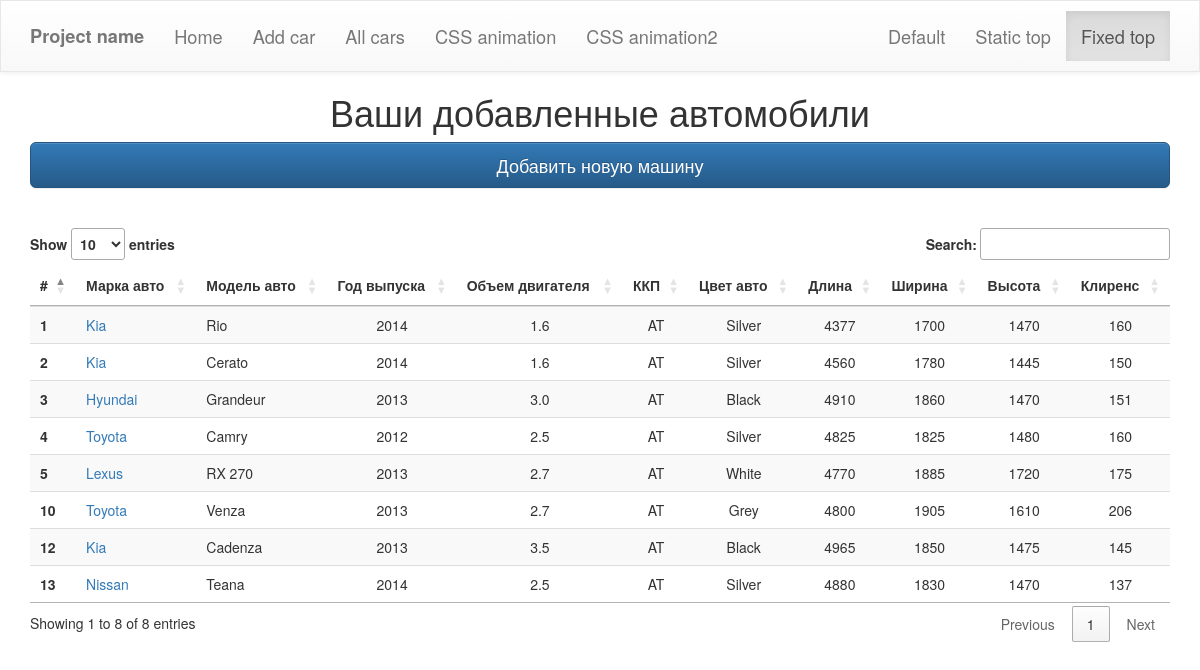
Page /car_table on the earlier database version.
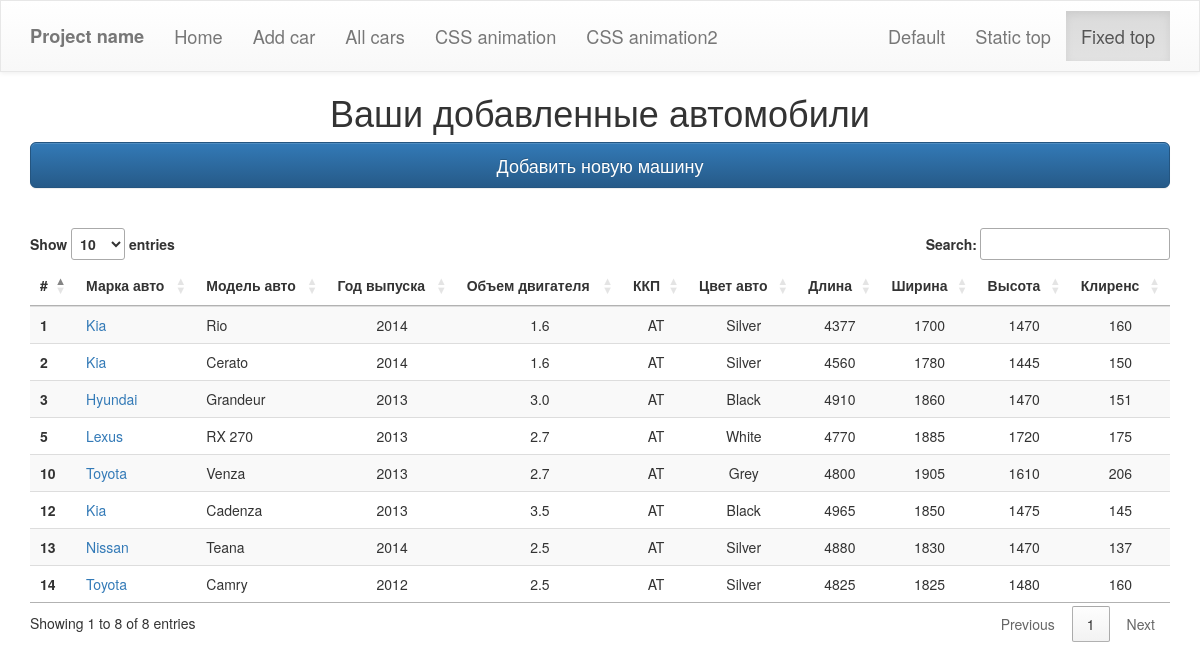
Same page on the later database version.
### car/models.py (models this page shows, shortened)
class Car(models.Model):
	name_auto = models.CharField(max_length=50)
	model_auto = models.CharField(max_length=100)
	year = models.IntegerField()
	color = models.CharField(max_length=50)
	engine_capacity = models.FloatField()
	transmission = models.CharField(max_length=50)
	length = models.CharField(max_length=15)
	width = models.CharField(max_length=15)
	height = models.CharField(max_length=15)
	clearance = models.CharField(max_length=15)
	class Meta():
		verbose_name = 'Машина'
		verbose_name_plural = 'Машины'

### car/views.py (the view)
# urls.py: path('car_table', views.car_table, name='car_table'),
def car_table(request):
    cars = Car.objects.all()
    return render(request, ('car/car_table.html'), {'cars': cars})

### car/templates/car/car_table.html (shortened to what this page needs)
{% extends 'base.html' %}
{% load static %}
{% block content %}
<div class="container">
    <center><h1 class="p-3">Ваши добавленные автомобили</h1></center>
    <a href="{% url 'car'  %}" class="btn btn-primary btn-lg btn-block" role="button">Добавить новую машину</a>
    <br><br>
    <div class="table-response">
        <table id="car_table" class="table table-striped">
          <thead>
            <tr>
                <th scope="col">#</th>
                <th scope="col">Марка авто</th>
                <th scope="col">Модель авто</th>
                <th scope="col">Год выпуска</th>
                <th scope="col">Объем двигателя</th>
                <th scope="col">ККП</th>
                <th scope="col">Цвет авто</th>
                <th scope="col">Длина</th>
                <th scope="col">Ширина</th>
                <th scope="col">Высота</th>
                <th scope="col">Клиренс</th>
            </tr>
          </thead>
          <tbody>
                {% for car in cars %}
            <tr>
                    <th scope="row">{{ car.id }}</th>
                    <td scope="row"><a href="{% url 'car_detail' car.id %}">{{ car.name_auto }}</a></td>
                    <td scope="row">{{ car.model_auto }}</td>
                    <td scope="row"><center>{{ car.year }}</center></td>
                    <td scope="row"><center>{{ car.engine_capacity }}</center></td>
                    <td scope="row"><center>{{ car.transmission }}</center></td>
                    <td scope="row"><center>{{ car.color }}</center></td>
                    <td scope="row"><center>{{ car.length }}</center></td>
                    <td scope="row"><center>{{ car.width }}</center></td>
                    <td scope="row"><center>{{ car.height }}</center></td>
                    <td scope="row"><center>{{ car.clearance }}</center></td>
            </tr>
                {% endfor %}
          </tbody>
        </table>
    </div>
</div>
{% endblock %}

### car/templates/base.html (shortened to what this page needs)
{% load static %}
<!DOCTYPE html>
<html lang="en">
<head>
    <link rel="stylesheet" href="https://stackpath.bootstrapcdn.com/bootstrap/3.4.1/css/bootstrap.min.css">
    <link rel="stylesheet" href="https://stackpath.bootstrapcdn.com/bootstrap/3.4.1/css/bootstrap-theme.min.css">    <link rel="stylesheet" href="//cdn.datatables.net/1.10.21/css/jquery.dataTables.min.css">
    <link rel="stylesheet" href="{% static 'style.css' %}">
    <link rel="stylesheet" href="{% static 'css-animation.css' %}">
    <link rel="stylesheet" href="{% static 'animate.min.css' %}">
    <link rel="stylesheet" href="https://cdnjs.cloudflare.com/ajax/libs/animate.css/4.0.0/animate.min.css"/>
</head>
<body>
    {% include 'navigation.html' %}
    {% block content %} {% endblock %}
</body>
</body>
</html>

### car/templates/navigation.html (shortened to what this page needs)
<nav class="navbar navbar-default ">
    <div class="container">
        <div class="navbar-header">
            <a class="navbar-brand" href="{% url 'home' %}">Project name</a>
        </div>
        <div id="navbar" class="navbar-collapse collapse" aria-expanded="false" style="height: 1px;">
            <ul class="nav navbar-nav">
                <li class=""><a href="{% url 'home' %}">Home</a></li>
                <li><a href="{% url 'car' %}">Add car</a></li>
                <li><a href="{% url 'car_table' %}">All cars</a></li>
                <li><a href="{% url 'css_animation' %}">CSS animation</a></li>
                <li><a href="{% url 'css_animation_ex' %}">CSS animation2</a></li>
            </ul>
            <ul class="nav navbar-nav navbar-right">
                <li><a href="../navbar/">Default</a></li>
                <li><a href="../navbar-static-top/">Static top</a></li>
                <li class="active"><a href="./">Fixed top <span class="sr-only">(current)</span></a></li>
            </ul>
        </div>
    </div>
</nav>

### car/static/style.css (style rules this page uses)
.navbar { margin-bottom: 0; border-radius: 0; padding: 10px }
#navbar { font-size: 1.3em; }
.navbar-brand { font-weight: 700; font-size: 1.3em; }

Differences in the rows shown:
removed Car: id "4", name_auto "Toyota", model_auto "Camry", year "2012", engine_capacity "2.5", transmission "AT", color "Silver", length "4825", width "1825", height "1480", clearance "160"
added Car: id "14", name_auto "Toyota", model_auto "Camry", year "2012", engine_capacity "2.5", transmission "AT", color "Silver", length "4825", width "1825", height "1480", clearance "160"
